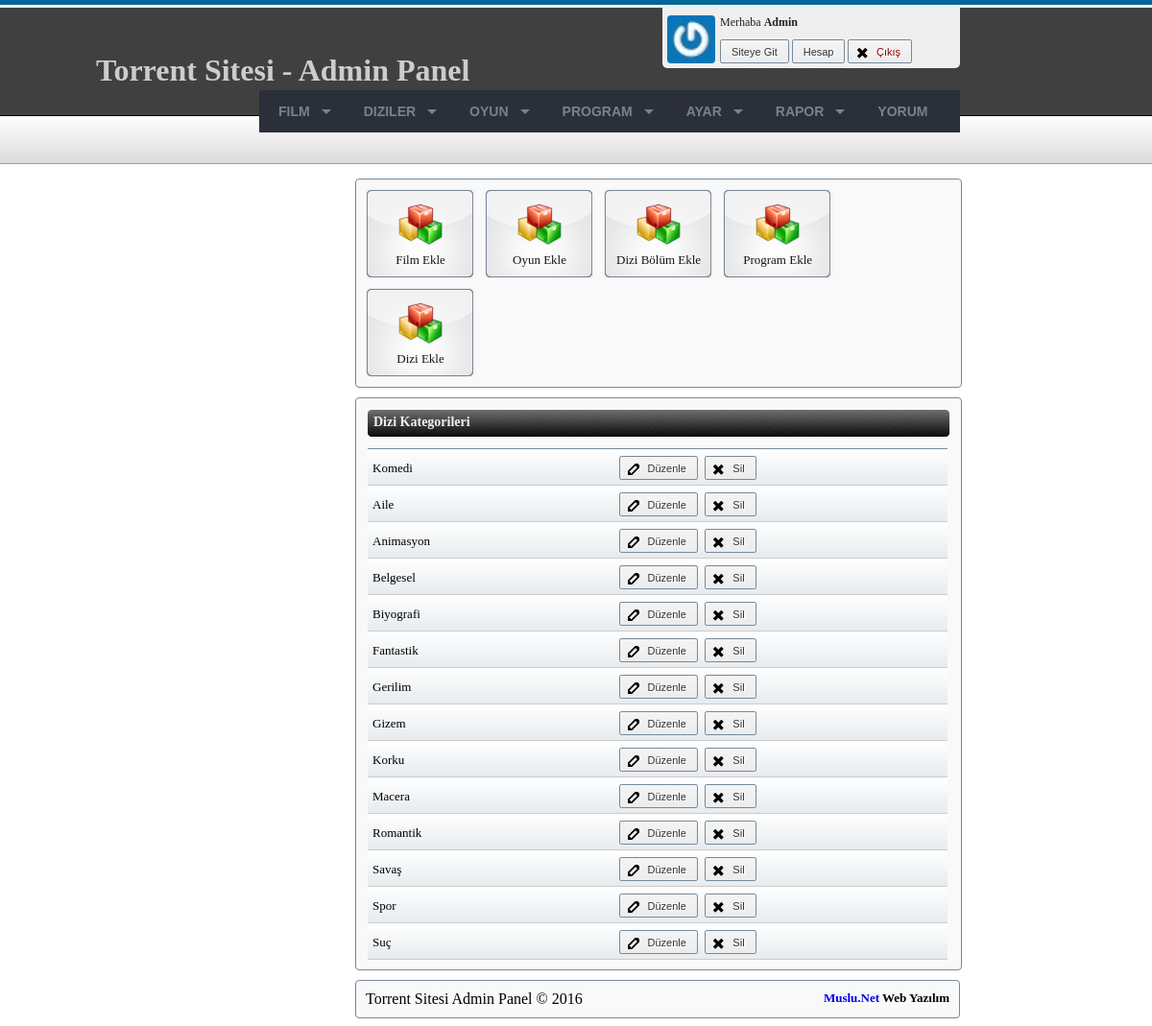
The page /admin/yonetim.php?s=diziKategoriler (signed in) on the database its author committed.
### tables this page shows
CREATE TABLE `ayarlar` (
  `site_title` varchar(160) NOT NULL,
  `site_description` varchar(400) NOT NULL,
  `site_keywords` varchar(400) NOT NULL,
  `site_metalar` varchar(1000) NOT NULL,
  `site_adres` varchar(200) NOT NULL,
  `editorDizi` int(11) NOT NULL DEFAULT '1',
  `indexEnCokInd` tinyint(4) NOT NULL DEFAULT '4',
  `indexFilmSayi` tinyint(4) NOT NULL DEFAULT '8',
  `indexOyunSayi` tinyint(4) NOT NULL DEFAULT '4',
  `indexDiziBolumSayi` tinyint(4) NOT NULL DEFAULT '4',
  `indexProgramSayi` tinyint(4) NOT NULL DEFAULT '4',
  `Sidebar1Baslik` varchar(150) NOT NULL,
  `Sidebar1Icerik` text NOT NULL,
  `Sidebar2Baslik` varchar(150) NOT NULL,
  `Sidebar3Baslik` varchar(150) NOT NULL,
  `Sidebar3Sayi` tinyint(4) NOT NULL DEFAULT '6',
  `Sidebar4Baslik` varchar(150) NOT NULL,
  `Sidebar5Baslik` varchar(150) NOT NULL,
  `Sidebar5Sayi` tinyint(4) NOT NULL DEFAULT '6',
  `Sidebar6Baslik` varchar(150) NOT NULL,
  `Sidebar6Sayi` tinyint(4) NOT NULL DEFAULT '6',
  `SayfaFilm` tinyint(4) NOT NULL DEFAULT '16',
  `SayfaOyun` tinyint(4) NOT NULL DEFAULT '16',
  `SayfaProgram` tinyint(4) NOT NULL DEFAULT '16',
  `SayfaDizi` tinyint(4) NOT NULL DEFAULT '16',
  `reklamSidebarDurum` tinyint(1) NOT NULL DEFAULT '0',
  `reklamSidebar` text NOT NULL,
  `reklamKisaltmaDurum` tinyint(1) NOT NULL DEFAULT '0',
  `reklamKisaltma` varchar(500) NOT NULL,
  `reklamPosterDurum` tinyint(1) NOT NULL DEFAULT '0',
  `reklamPoster` text NOT NULL,
  `reklamIcDurum` tinyint(1) NOT NULL DEFAULT '0',
  `reklamIc` text NOT NULL,
  `reklamPopupDurum` tinyint(1) NOT NULL DEFAULT '0',
  `reklamPopup` text NOT NULL,
  `reklamSplashDurum` tinyint(1) NOT NULL DEFAULT '0',
  `reklamSplash` text NOT NULL,
  `reklamAltDurum` tinyint(1) NOT NULL DEFAULT '0',
  `reklamAlt` text NOT NULL,
  `yatayHeryerDurum` tinyint(1) NOT NULL DEFAULT '0',
  `yatayHeryer` text NOT NULL
);

CREATE TABLE `dizi_turleri` (
  `id` int(11) NOT NULL,
  `adi` varchar(50) NOT NULL,
  `seo` varchar(50) NOT NULL,
  `aciklama` varchar(300) NOT NULL,
  `anahtar` varchar(300) NOT NULL
);

### files/includes/functions.php (called while the page is built, shortened)
<?php
$site_bilgi_sql = mysql_query("select * from ayarlar");
$site_bilgi		= mysql_fetch_array($site_bilgi_sql);
$site_baslik 	= $site_bilgi["site_title"];
?>

### admin/sayfalar/dizikategoriler.php (the view, shortened to what this page needs)
<div class="yanyana">
	<h3 class="anabaslik"> Dizi Kategorileri </h3>
<form>
<div class="tablo">
</div>
<div class="tablo2">
<?php
$icerik_sql			=	mysql_query("select * from dizi_turleri");
		while($icerik_cek	=	mysql_fetch_array($icerik_sql))
			{
				$icerik_id			=	$icerik_cek["id"];
				$icerik_baslik		=	$icerik_cek["adi"];
				echo "<div class=\"satir\">
<li class=\"baslik\">$icerik_baslik</li>
<li class=\"islem\">
<li class=\"edit\"><a href=\"yonetim.php?s=diziKategoriDuzenle&id=$icerik_id\" class=\"button icon edit\">Düzenle</a></li>
<li class=\"edit\"><a href=\"yonetim.php?s=diziKategoriSil&id=$icerik_id\" class=\"button icon remove\">Sil</a></li>
</li>
<div class=\"temizle\"></div>
</div>";
			}
?>
</form>
</div>

### admin/sayfalar/ust.php (shortened to what this page needs)
<?php include "../files/includes/functions.php"; ?>
<!DOCTYPE html PUBLIC "-//W3C//DTD XHTML 1.0 Transitional//EN" "http://www.w3.org/TR/xhtml1/DTD/xhtml1-transitional.dtd">
<html xmlns="http://www.w3.org/1999/xhtml">
<head>
<link href="css/style.css" rel="stylesheet" type="text/css" />
</head>
<div class="enust">
<img src="images/avatar.jpg" width="50" height="50">
Merhaba <b><?php echo ucwords($_SESSION["kullanici"]); ?></b></br>
<a class="button" href="/" target="_blank">Siteye Git</a>
<a class="button" href="yonetim.php?s=hesap">Hesap</a>
<a class="button icon remove danger" href="?s=cikis">Çıkış</a>
</div>
<div class="logo" style="color:#ccc;">
<h1> <?php echo $site_baslik; ?> - Admin Panel </h1>
</div>
<div class="menu">
<div id='cssmenu'>
<ul>
   <li class='active has-sub'><a href='yonetim.php?s=filmler&a=1'><span>Film</span></a>
    </li>
         <li class='has-sub'><a href='yonetim.php?s=diziler&a=1'><span>Diziler</span></a>
         </li>
	<li class='active has-sub'><a href='yonetim.php?s=oyunlar&a=1'><span>Oyun</span></a>
    </li>
	<li class='active has-sub'><a href='yonetim.php?s=programlar&a=1'><span>Program</span></a>
    </li>
	<li class='active has-sub'><a href='yonetim.php?s=ayarlar'><span>Ayar</span></a>
    </li>
   <li class='active has-sub'><a href='yonetim.php?s=ayarlar'><span>Rapor</span></a>
   </li>
   <li><a href='yonetim.php?s=yorumlar'><span>Yorum <?php BaglantiAc(); $say=mysql_num_rows(mysql_query("select id from yorumlar where durum='0'")); if($say>0) echo "<i style='color:#fff;'>($say)</i>"; ?></span></a></li>
</ul>
</div>
</div>
<br/>
<div class="yanyana">
<div class="sirala">
<a href="?s=filmEkle&a=1&seo="><div class="nav"><img src="images/icon/kategori.png" width="48" height="48">
<li class="">Film Ekle</li></div></a>
</div>
<div class="sirala">
<a href="?s=oyunEkle&a=1&seo="><div class="nav"><img src="images/icon/kategori.png" width="48" height="48">
<li class="">Oyun Ekle</li></div></a>
</div>
<div class="sirala">
<a href="?s=diziBolumEkle&a=1&seo="><div class="nav"><img src="images/icon/kategori.png" width="48" height="48">
<li class="">Dizi Bölüm Ekle</li></div></a>
</div>
<div class="sirala">
<a href="?s=programEkle&a=1&seo="><div class="nav"><img src="images/icon/kategori.png" width="48" height="48">
<li class="">Program Ekle</li></div></a>
</div>
<div class="sirala">
<a href="yonetim.php?s=diziEkle&a=1"><div class="nav"><img src="images/icon/kategori.png" width="48" height="48">
<li class="">Dizi Ekle</li></div></a>
</div>
	</div>

### admin/sayfalar/alt.php (shortened to what this page needs)
<div class="footer">
<?php echo $site_baslik; ?> Admin Panel &copy; 2016 <span><a href="http://www.muslu.net/iletisim" target="_blank">Muslu.Net</a> Web Yazılım</span>
</div>

### admin/css/style.css (style rules this page uses)
#cssmenu { position: relative; height: 44px; background: #2b2f3a; width: auto; }
#cssmenu ul { list-style: none; padding: 0; margin: 0; line-height: 1; }
#cssmenu > ul { position: relative; display: block; background: #2b2f3a; width: 100%; z-index: 500; }
#cssmenu:after, #cssmenu > ul:after { content: "."; display: block; clear: both; visibility: hidden; line-height: 0; height: 0; }
#cssmenu > ul > li { display: inline-block; position: relative; margin: 0; padding: 0; }
#cssmenu ul li a { display: block; font-family: Helvetica, sans-serif; text-decoration: none; }
#cssmenu > ul > li > a { font-size: 14px; font-weight: bold; padding: 15px 20px; color: #7a8189; text-transform: uppercase; -webkit-transition: color 0.25s ease-out; -moz-transition: color 0.25s ease-out; -ms-transition: color 0.25s ease-out; -o-transition: color 0.25s ease-out; transition: color 0.25s ease-out; }
#cssmenu > ul > li.has-sub > a { padding-right: 32px; }
#cssmenu li.has-sub::after { display: block; content: ""; position: absolute; width: 0; height: 0; }
#cssmenu > ul > li.has-sub::after { right: 10px; top: 20px; border: 5px solid transparent; border-top-color: #7a8189; }
li { list-style:none; }
a { text-decoration:none; }
img { border:none; }
ul { display:inline; }
.enust { width:300px; border-bottom-right-radius:5px; border-bottom-left-radius:5px; background:#efefef; padding:5px; position:absolute; margin-left:590px; font-size:12px; margin-top:-86px; color:#212121; padding-top:8px; }
.enust a { margin-top:10px; margin-right:-15px; }
.enust img { float:left; margin-right:5px; border-radius:4px; }
.logo { margin-top:-60px; position:absolute; float:left; }
.menu { margin-left:170px; font-size:16px; margin-top:94px; margin-bottom:20px; }
.yanyana { margin-top:10px; -moz-border-radius:4px; -webkit-border-radius:4px; padding:5px; float:left; margin-left:270px; background:#f9f9f9; border:1px solid #789; width:620px; }
.sirala { float:left; padding:12px; margin:5px; -moz-border-radius:4px; -webkit-border-radius:4px; border:1px solid #efefef; background-image:url(../images/nav_back.png); background-repeat:no-repeat; padding-bottom:10px; }
.sirala a { color:#161616; }
.nav { font-size:13px; text-align:center; }
.nav img { margin-bottom:5px; margin-left:20px; margin-right:20px; position:top center; }
.anabaslik { color:#efefef; padding-top:5px; padding-bottom:7px; padding-left:6px; margin:7px; font-size:14px; background-image:url(../images/anabaslik.png); background-repeat:no-repeat; }
.tablo { margin-left:7px; font-size:14px; }
.baslik { width:250px; }
.tablo { width:604px; border-bottom:1px solid #789; padding-bottom:5px; margin-bottom:-2px; }
.tablo2 { font-size:13px; padding-top:7px; margin-left:7px; width:604px; }
.tablo2 li { margin-right:7px; float:left; }
.satir { margin-top:-5px; background-image:url(../images/satir_back.png); margin-bottom:5px; border-bottom:1px solid #ccc; padding:5px; padding-top:12px; }
.edit { margin-top:-5px; float:left; }
.footer { margin-top:10px; border-radius:4px; padding:10px; background:#f9f9f9; border:1px solid #789; margin-left:270px; }
.footer span { float:right; font-size:13px; font-weight:bold; }
.button { position: relative; overflow: visible; display: inline-block; padding: 0.5em 1em; border: 1px solid #789; margin: 0; text-decoration: none; text-shadow: 1px 1px 0 #fff; font:11px/normal sans-serif; color: #333; white-space: nowrap; cursor: pointer; outline: none; background-color: #ececec; background-image: -webkit-gradient(linear, 0 0, 0 100%, from(#f4f4f4), to(#ececec)); background-image: -moz-linear-gradient(#f4f4f4, #ececec); background-image: -o-linear-gradient(#f4f4f4, #ececec); background-image: linear-gradient(#f4f4f4, #ececec); -webkit-background-clip: padding; -moz-background-clip: padding; -o-background-clip: padding-box; -webkit-border-radius: 0.2em; -moz-border-radius: 0.2em; border-radius: 0.2em; zoom: 1; *display: inline; }
.button.icon:before { content: ""; position: relative; top: 1px; float:left; width: 12px; height: 12px; margin: 0 0.75em 0 -0.25em; background: url(../images/gh-icons.png) 0 99px no-repeat; }
.button.remove.icon:before { background-position: 0 -60px; }
.button.edit.icon:before { background-position: 0 -264px; }
.button.danger { color: #900; }
.button + .button, .button + .button-group, .button-group + .button, .button-group + .button-group { margin-left: 15px; }

### rows shown on the page
ayarlar: site_title "Torrent Sitesi"
dizi_turleri: adi "Komedi"
dizi_turleri: adi "Aile"
dizi_turleri: adi "Animasyon"
dizi_turleri: adi "Belgesel"
dizi_turleri: adi "Biyografi"
dizi_turleri: adi "Fantastik"
dizi_turleri: adi "Gerilim"
dizi_turleri: adi "Gizem"
dizi_turleri: adi "Korku"
dizi_turleri: adi "Macera"
dizi_turleri: adi "Romantik"
dizi_turleri: adi "Savaş"
dizi_turleri: adi "Spor"
dizi_turleri: adi "Suç"

### other values the page prints
$_SESSION["kullanici"] "Admin"
